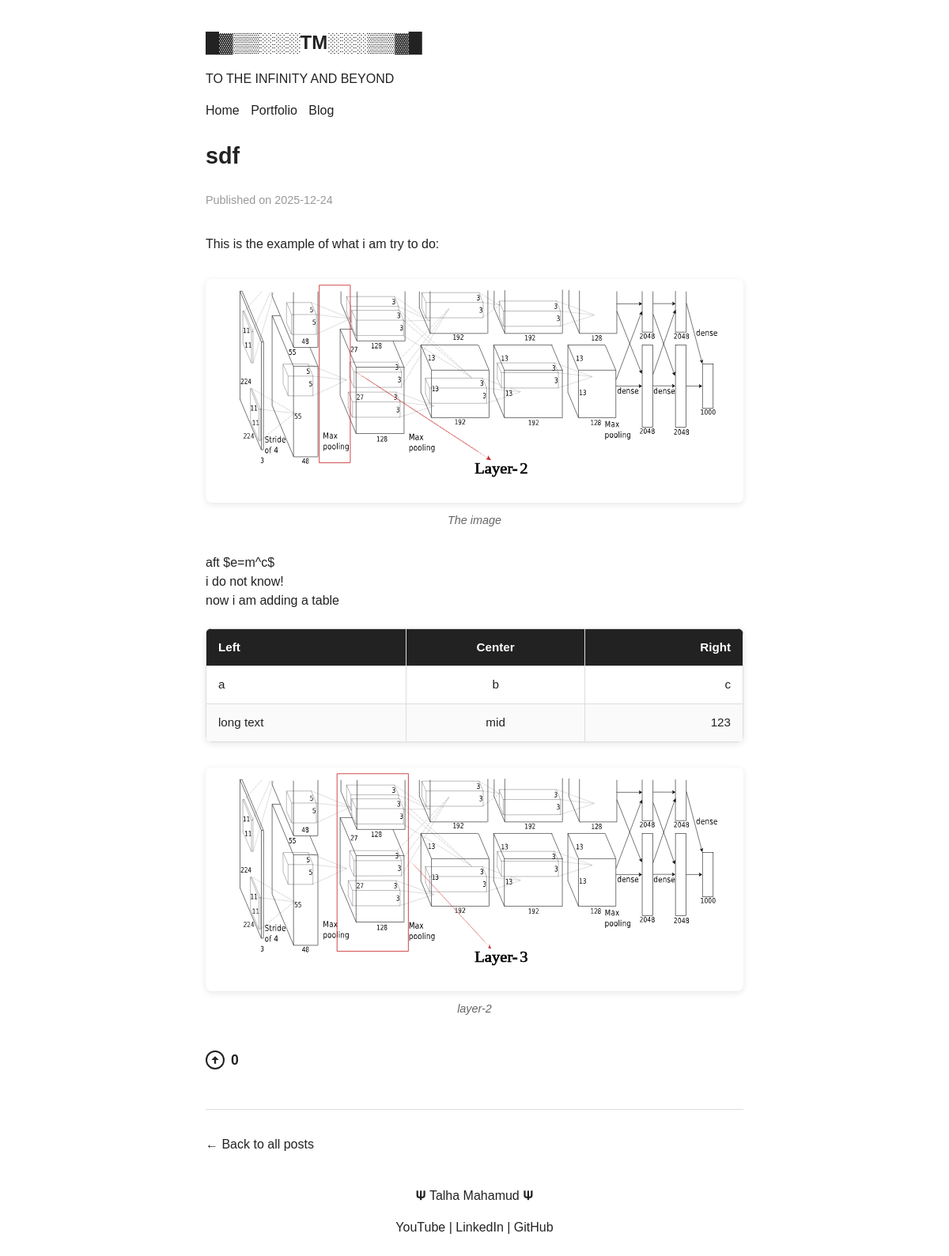
/blog/23, run on the app's committed database.
### tables this page shows
CREATE TABLE posts (id INTEGER PRIMARY KEY AUTOINCREMENT, title TEXT NOT NULL, content TEXT NOT NULL, created_at TIMESTAMP DEFAULT CURRENT_TIMESTAMP, upvotes INTEGER DEFAULT 0);

### app.py (the view)
@app.route('/blog/<int:post_id>')
def post(post_id):
    conn = get_db_connection()
    post = conn.execute('SELECT * FROM posts WHERE id = ?', (post_id,)).fetchone()
    conn.close()
    if post is None:
        return "Post not found", 404
    return render_template('post.html', post=post)

### app.py (called while the page is built)
@app.template_filter('markdown')
def render_markdown(text):
    return markdown.markdown(text, extensions=[
        'markdown.extensions.fenced_code',
        'markdown.extensions.codehilite',
        'markdown.extensions.tables',
        'markdown.extensions.nl2br',
        ImageCaptionExtension()
    ])

def get_db_connection():
    db_path = os.path.join(os.path.dirname(os.path.abspath(__file__)), 'database.db')
    conn = sqlite3.connect(db_path)
    conn.row_factory = sqlite3.Row
    return conn

    def run(self, text):
        img_pattern = r'<img\s+([^>]*?)alt="([^"]*)"([^>]*?)/?>'
        def replace_img(match):
            before_alt = match.group(1)
            alt_text = match.group(2)
            after_alt = match.group(3)
            img_tag = f'<img {before_alt}alt="{alt_text}"{after_alt}>'
            if alt_text:  # Only add caption if alt text exists
                return f'<figure class="image-with-caption">{img_tag}<figcaption>{alt_text}</figcaption></figure>'
            else:
                return img_tag
        return re.sub(img_pattern, replace_img, text)

    def extendMarkdown(self, md):
        md.postprocessors.register(ImageCaptionPostprocessor(md), 'image_caption', 175)

### templates/post.html (shortened to what this page needs)
<!DOCTYPE html>
<html lang="en">
<head>
  <link rel="stylesheet" href="{{ url_for('static', filename='css/post.css') }}" />
  <link rel="stylesheet" href="https://cdnjs.cloudflare.com/ajax/libs/highlight.js/11.9.0/styles/github-dark.min.css" />
  <link rel="stylesheet" href="https://cdn.jsdelivr.net/npm/katex@0.16.9/dist/katex.min.css">
<body>
  <header>
    <a class="title" href="{{ url_for('index') }}">
      <h1>█▓▒▒░░░TM░░░▒▒▓█</h1>
    </a>
    <p>TO THE INFINITY AND BEYOND</p>
    <nav>
      <a href="{{ url_for('index') }}">Home</a>
      <a href="{{ url_for('portfolio') }}">Portfolio</a>
      <a href="{{ url_for('blog') }}">Blog</a>
    </nav>
  </header>
  <main>
    <article>
      <h1>{{ post['title'] }}</h1>
      <div class="post-meta">Published on {{ post['created_at'][:10] }}</div>
      <div class="post-content">
        {{ post['content'] | markdown | safe }}
      </div>
      <div class="upvote-section" data-id="{{ post['id'] }}" id="upvote-btn-{{ post['id'] }}">
        <div class="upvote-btn">
          <svg viewBox="0 0 24 24">
            <path d="M12 4l-8 8h6v8h4v-8h6z" />
          </svg>
        </div>
        <span class="upvote-count" id="count-{{ post['id'] }}">{{ post['upvotes'] if post['upvotes'] else 0 }}</span>
      </div>
      <div class="back-link">
        <a href="{{ url_for('blog') }}">← Back to all posts</a>
      </div>
    </article>
  </main>
  <footer>
    <p>𝚿 Talha Mahamud 𝚿</p>
    <p><a href="https://www.youtube.com/@talhamahamud3176" target="_blank">YouTube</a> | <a
        href="https://www.linkedin.com/in/talha-mahamud-bb8534208" target="_blank">LinkedIn </a>| <a
        href="https://github.com/TalhaMahamud" target="_blank">GitHub</a></p>
  </footer>
</body>
</html>

### static/css/post.css (style rules this page uses)
:root { --width: 720px; --font-main: Verdana, sans-serif; --font-secondary: Verdana, sans-serif; --font-scale: 1em; --background-color: #fff; --heading-color: #222; --text-color: #222; --link-color: #222; --visited-color: #222; --code-background-color: #f2f2f2; --code-color: #222; --code-border-color: #ddd; --blockquote-color: #222; --border-color: #ddd; }
* { box-sizing: border-box; }
body { font-family: var(--font-secondary); font-size: var(--font-scale); margin: auto; padding: 20px; max-width: var(--width); text-align: left; background-color: var(--background-color); word-wrap: break-word; overflow-wrap: break-word; line-height: 1.5; color: var(--text-color); }
h1, h2, h3, h4, h5, h6 { font-family: var(--font-main); color: var(--heading-color); }
h1 { font-size: 1.8em; }
a { color: var(--link-color); cursor: pointer; text-decoration: none; }
nav a { margin-right: 10px; }
table { width: 100%; border-collapse: collapse; margin: 1.5em 0; font-size: 0.95em; box-shadow: 0 2px 8px rgba(0, 0, 0, 0.1); border-radius: 8px; overflow: hidden; }
table thead tr { background-color: var(--heading-color); color: var(--background-color); text-align: left; font-weight: bold; }
table th, table td { padding: 12px 15px; border: 1px solid var(--border-color); }
table tbody tr { border-bottom: 1px solid var(--border-color); }
table tbody tr:nth-of-type(even) { background-color: rgba(0, 0, 0, 0.02); }
img { max-width: 100%; background-color: white; }
figure.image-with-caption { margin: 2em 0; text-align: center; }
figure.image-with-caption img { display: block; margin: 0 auto; border-radius: 8px; box-shadow: 0 2px 8px rgba(0, 0, 0, 0.1); }
figure.image-with-caption figcaption { margin-top: 0.8em; font-size: 0.9em; font-style: italic; color: #666; line-height: 1.4; }
footer { padding: 25px 0; text-align: center; }
.title h1 { font-size: 1.5em; }
.post-meta { color: #999; font-size: 0.9em; margin-bottom: 2em; }
.post-content { margin-top: 2em; }
.post-content p { margin-bottom: 1.2em; }
.back-link { margin-top: 3em; padding-top: 2em; border-top: 1px solid #ddd; }

### templates/post.html (style rules this page uses)
.upvote-section { display: inline-flex; align-items: center; gap: 8px; margin-top: 10px; cursor: pointer; user-select: none; transition: transform 0.1s; }
.upvote-btn { background: none; border: 2px solid var(--text-color); border-radius: 50%; width: 24px; height: 24px; display: flex; align-items: center; justify-content: center; color: var(--text-color); transition: all 0.2s; }
.upvote-btn svg { width: 14px; height: 14px; fill: currentColor; }
.upvote-count { font-size: 1.1rem; font-weight: bold; color: var(--text-color); }

### data on the page
posts: title "sdf", created_at "2025-12-24", content "This is the example of what i am try to do: The image aft $e=m^c$ i do not know! now i am adding a table Left Center Right a b c long text mid 123 layer-2", content (picture), upvotes "0"
